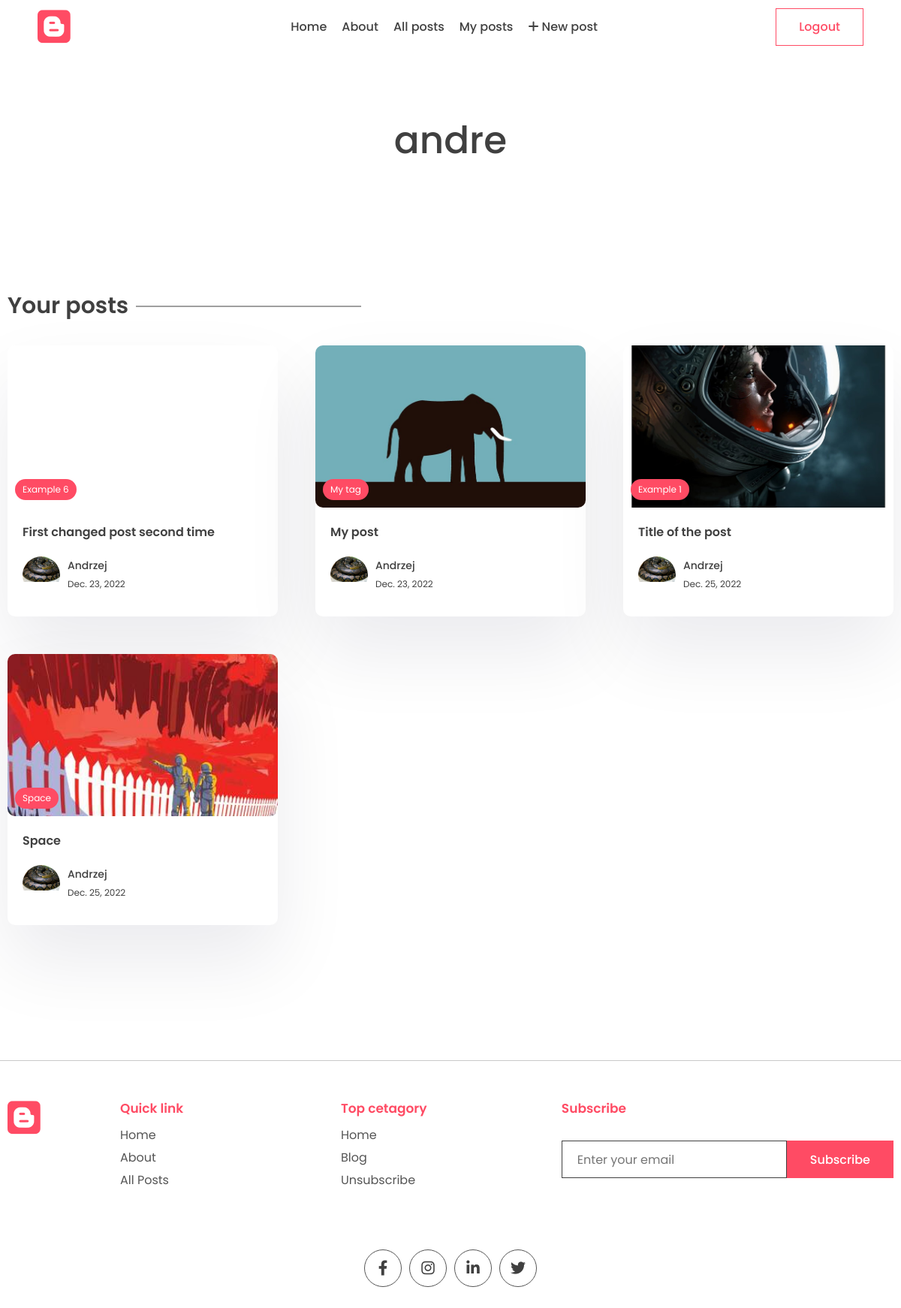
The app's page /my-posts (signed in), older data.
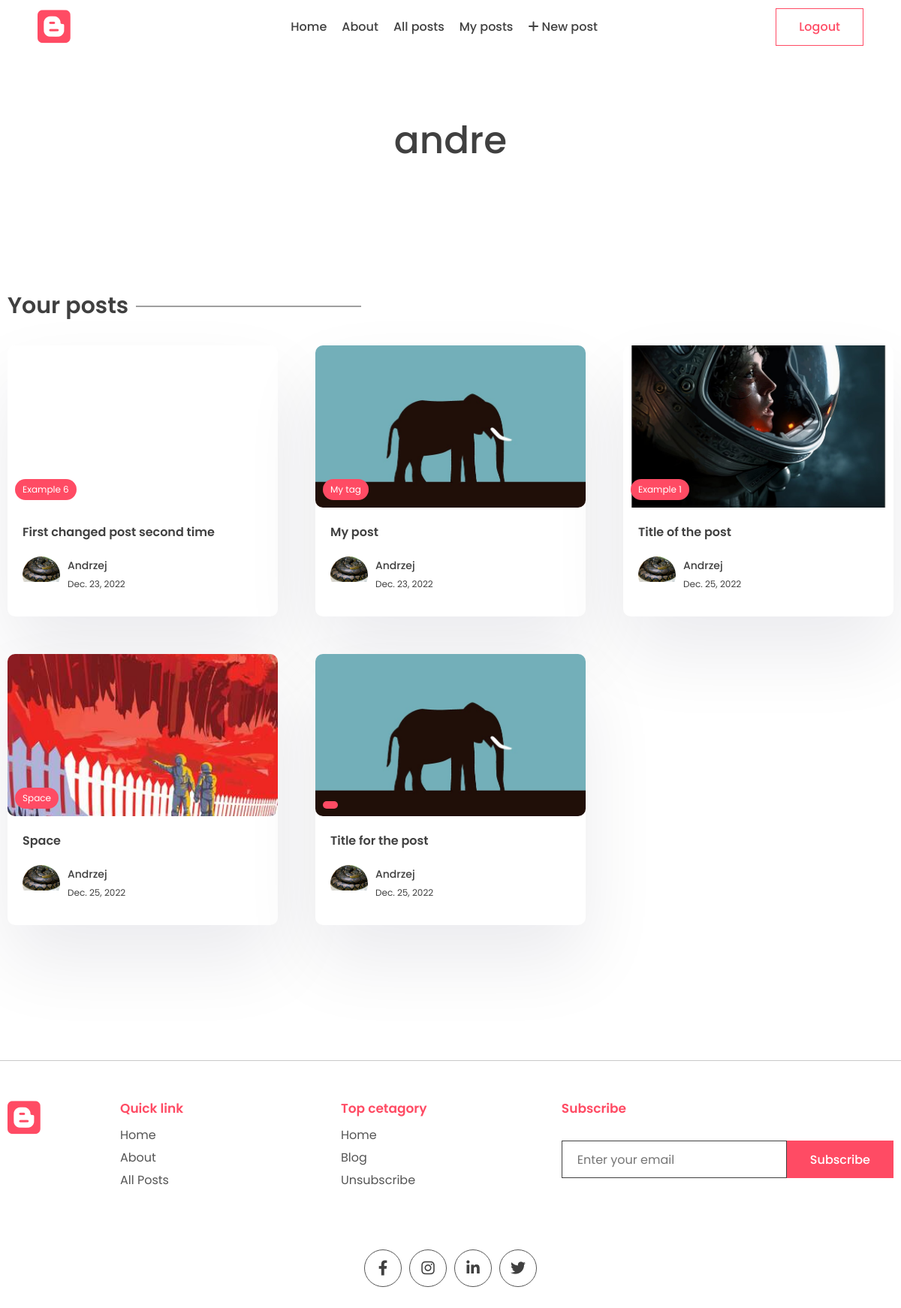
The same page, newer data.
### app/models.py (models this page shows, shortened)
class Post(models.Model):
    title = models.CharField(max_length=200)
    content = tinymce_models.HTMLField()
    last_updated = models.DateTimeField(auto_now=True)
    slug = models.SlugField(max_length=200, unique=True)
    image = models.ImageField(upload_to="images/", default="images/no_image.jpg")
    view_count = models.IntegerField(null=True, blank=True)
    is_featured = models.BooleanField(default=False)
    likes = models.ManyToManyField(User, related_name="blog_post")
    tags = models.ManyToManyField(Tag, blank=True, related_name="post")
    author = models.ForeignKey(User, on_delete=models.CASCADE, null=True, blank=True)

class Tag(models.Model):
    name = models.CharField(max_length=100)
    description = models.CharField(max_length=100)
    slug = models.SlugField(max_length=200, unique=True)

class Profile(models.Model):
    user = models.OneToOneField(User, on_delete=models.CASCADE)
    profile_image = models.ImageField(null=True, blank=True, upload_to="images/")
    slug = models.SlugField(max_length=200, unique=True)
    bio = models.CharField(max_length=200)

### app/views.py (the view)
# urls.py: path("my-posts", views.my_posts_page, name="my_posts"),
def my_posts_page(request):
    if is_user_anonymous(request):
        return HttpResponseForbidden()
    author_id = request.user.id
    author_posts = Post.objects.filter(author__id=author_id).order_by("last_updated")
    context = {"author_posts": author_posts}
    return render(request, "app/my_posts.html", context)

### app/views.py (called while the page is built)
def is_user_anonymous(request):
    return not request.user.is_authenticated

### app/templates/app/my_posts.html (shortened to what this page needs)
{% extends 'base.html' %}
{% block content %}
<main class="sp">
    <div class="container">
        <center>
            <div class="typo">
                <h1 class="title">{{request.user.username}}</h1>
            </div>
        </center>
    </div>
</main>
<section class="sp">
    <div class="container">
        <h1 class="sec-title">Your posts</h1>
        <div class="grid-3">
            {% for post in author_posts %}
            <a href="{% url 'post_page' post.slug %}">
                <div class="card">
                    <div class="post-img">
                        {% if post.image %}
                        <img src="{{post.image.url}}" alt="" />
                        {% endif %}
                        <div class="tag">{{post.tags.all.0.name}}</div>
                    </div>
                    <div class="card-content">
                        <h3>
                            {{post.title}}
                        </h3>
                        <div class="author">
                            <div class="profile-pic">
                                <img src="{{post.author.profile.profile_image.url}}" alt="" />
                            </div>
                            <div class="details">
                                <p>{{post.author.first_name}}</p>
                                <small>{{post.last_updated|date}}</small>
                            </div>
                        </div>
                    </div>
                </div>
            </a>
            {% endfor %}
        </div>
    </div>
</section>
{% endblock content %}

Row changes from the older to the newer data that the page shows:
added Post: image (picture), title "Title for the post", author.profile.profile_image (picture), author.first_name "Andrzej", last_updated "Dec. 25, 2022"
